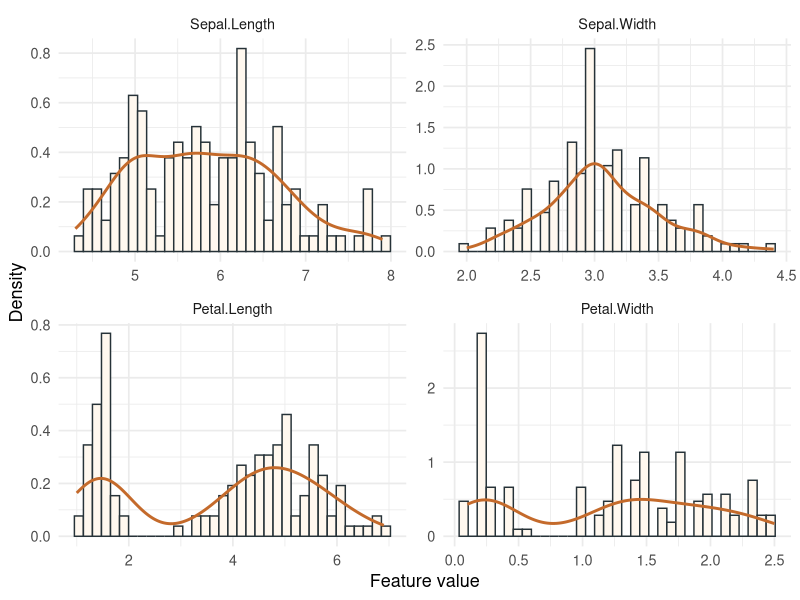
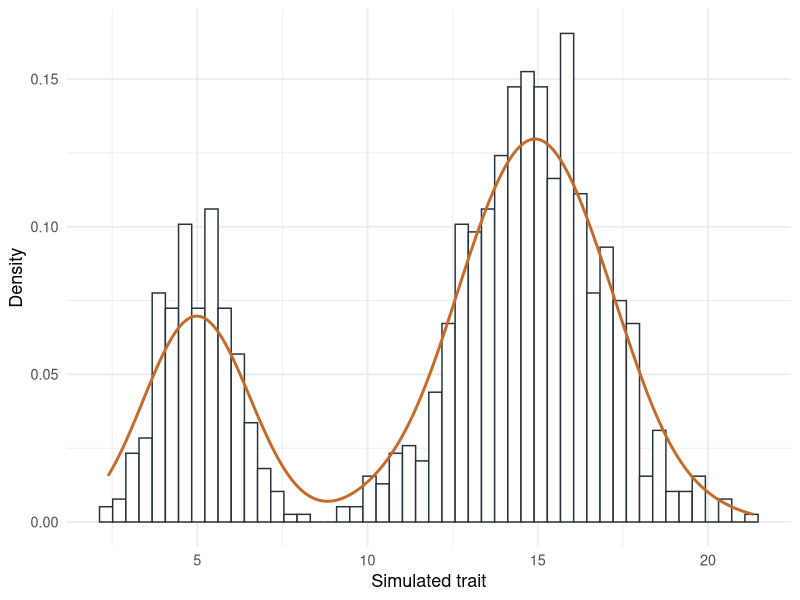
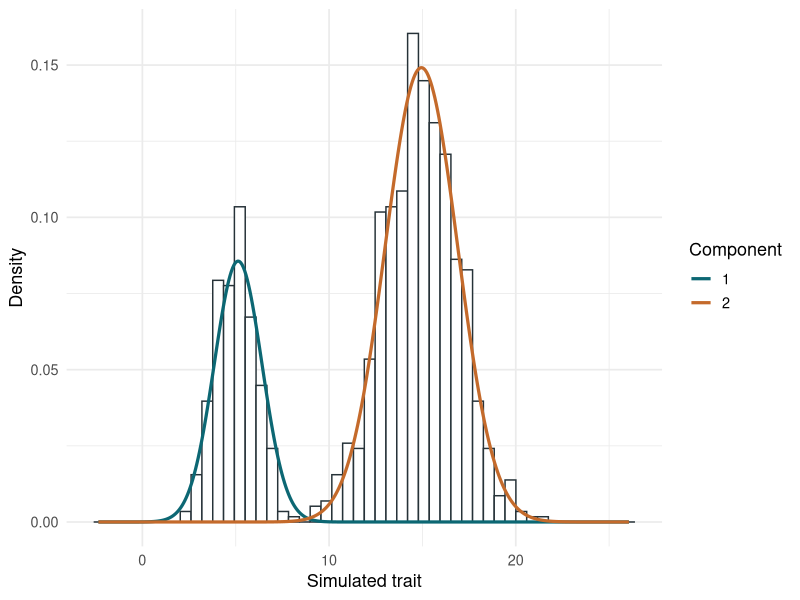
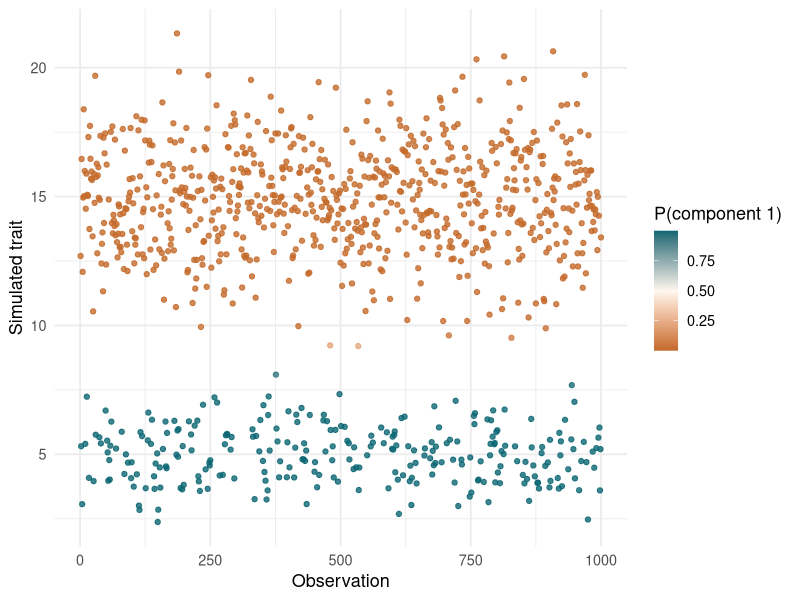
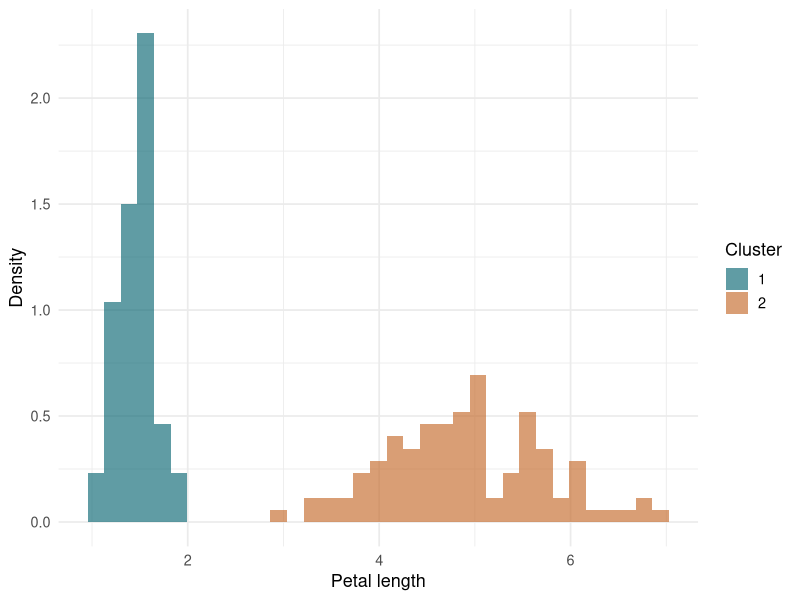

Generate these figures, in order, with R:
## ---- chunk 1
#| include: false
library(ggplot2)
library(knitr)

theme_set(theme_minimal(base_size = 13))
## ---- chunk 2
data(iris)

kable(head(iris), digits = 2)
## ---- chunk 3
features <- iris[, c("Sepal.Length", "Sepal.Width", "Petal.Length", "Petal.Width")]

kable(head(features), digits = 2)
## ---- chunk 4
feature_long <- stack(features)
names(feature_long) <- c("value", "feature")

ggplot(feature_long, aes(value)) +
  geom_histogram(aes(y = after_stat(density)), bins = 35, fill = "#fff8ef", color = "#263238") +
  geom_density(color = "#c46a2b", linewidth = 1) +
  facet_wrap(~feature, scales = "free") +
  labs(x = "Feature value", y = "Density")
## ---- chunk 5
set.seed(100)

n <- 1000
theta <- 0.3
mu1 <- 5
mu2 <- 15
sd1 <- 1
sd2 <- 2

y <- ifelse(
  runif(n) < theta,
  rnorm(n, mean = mu1, sd = sd1),
  rnorm(n, mean = mu2, sd = sd2)
)

simulated <- data.frame(x = seq_along(y), y = y)

ggplot(simulated, aes(y)) +
  geom_histogram(aes(y = after_stat(density)), bins = 50, fill = "white", color = "#263238") +
  geom_density(color = "#c46a2b", linewidth = 1) +
  labs(x = "Simulated trait", y = "Density")
## ---- chunk 6
GetProbNormalMixture <- function(y, lambda, mu, sigma) {
  likelihood <- vapply(
    seq_along(lambda),
    function(k) lambda[k] * dnorm(y, mean = mu[k], sd = sigma[k]),
    numeric(length(y))
  )

  likelihood / rowSums(likelihood)
}

RunMixture <- function(y, k = 2, seed = 1) {
  set.seed(seed)

  km <- kmeans(matrix(y, ncol = 1), centers = k, nstart = 25)
  center_order <- order(as.numeric(km$centers))
  cluster <- match(km$cluster, center_order)

  lambda <- as.numeric(tabulate(cluster, nbins = k)) / length(y)
  mu <- as.numeric(tapply(y, cluster, mean))
  sigma <- as.numeric(tapply(y, cluster, sd))
  probs <- GetProbNormalMixture(y, lambda = lambda, mu = mu, sigma = sigma)

  dprobs <- as.data.frame(probs)
  names(dprobs) <- paste0("Component_", seq_len(k))
  dprobs$x <- seq_along(y)
  dprobs$y <- y
  dprobs$cluster <- factor(max.col(probs))

  grid <- seq(min(y) - sd(y), max(y) + sd(y), length.out = 400)
  density <- do.call(
    rbind,
    lapply(seq_len(k), function(component) {
      data.frame(
        component = factor(component),
        y = grid,
        density = lambda[component] * dnorm(grid, mu[component], sigma[component])
      )
    })
  )

  list(
    mc = data.frame(component = seq_len(k), lambda = lambda, mu = mu, sigma = sigma),
    dprobs = dprobs,
    density = density
  )
}

sim_mixture <- RunMixture(y, k = 2, seed = 242151)

kable(sim_mixture$mc, digits = 3)
## ---- chunk 7
ggplot(simulated, aes(y)) +
  geom_histogram(aes(y = after_stat(density)), bins = 50, fill = "white", color = "#263238") +
  geom_line(data = sim_mixture$density, aes(y, density, color = component), linewidth = 1.1) +
  scale_color_manual(values = c("#0c6773", "#c46a2b")) +
  labs(x = "Simulated trait", y = "Density", color = "Component")
## ---- chunk 8
ggplot(sim_mixture$dprobs, aes(x, y, color = Component_1)) +
  geom_point(alpha = 0.8) +
  scale_color_gradient2(low = "#c46a2b", mid = "#fff8ef", high = "#0c6773", midpoint = 0.5) +
  labs(x = "Observation", y = "Simulated trait", color = "P(component 1)")
## ---- chunk 9
seed <- 242151

iris_mixtures <- lapply(features, RunMixture, k = 2, seed = seed)

component_summary <- do.call(
  rbind,
  lapply(names(iris_mixtures), function(feature) {
    out <- iris_mixtures[[feature]]$mc
    out$feature <- feature
    out[, c("feature", "component", "lambda", "mu", "sigma")]
  })
)

kable(component_summary, digits = 3)
## ---- chunk 10
petal_length <- iris_mixtures[["Petal.Length"]]

iris_cluster <- data.frame(
  Petal.Length = iris$Petal.Length,
  Species = iris$Species,
  cluster = petal_length$dprobs$cluster,
  prob_component_1 = petal_length$dprobs$Component_1
)

kable(table(cluster = iris_cluster$cluster, species = iris_cluster$Species))
## ---- chunk 11
ggplot(iris_cluster, aes(Petal.Length, fill = cluster)) +
  geom_histogram(aes(y = after_stat(density)), bins = 35, alpha = 0.65, position = "identity") +
  scale_fill_manual(values = c("#0c6773", "#c46a2b")) +
  labs(x = "Petal length", y = "Density", fill = "Cluster")
